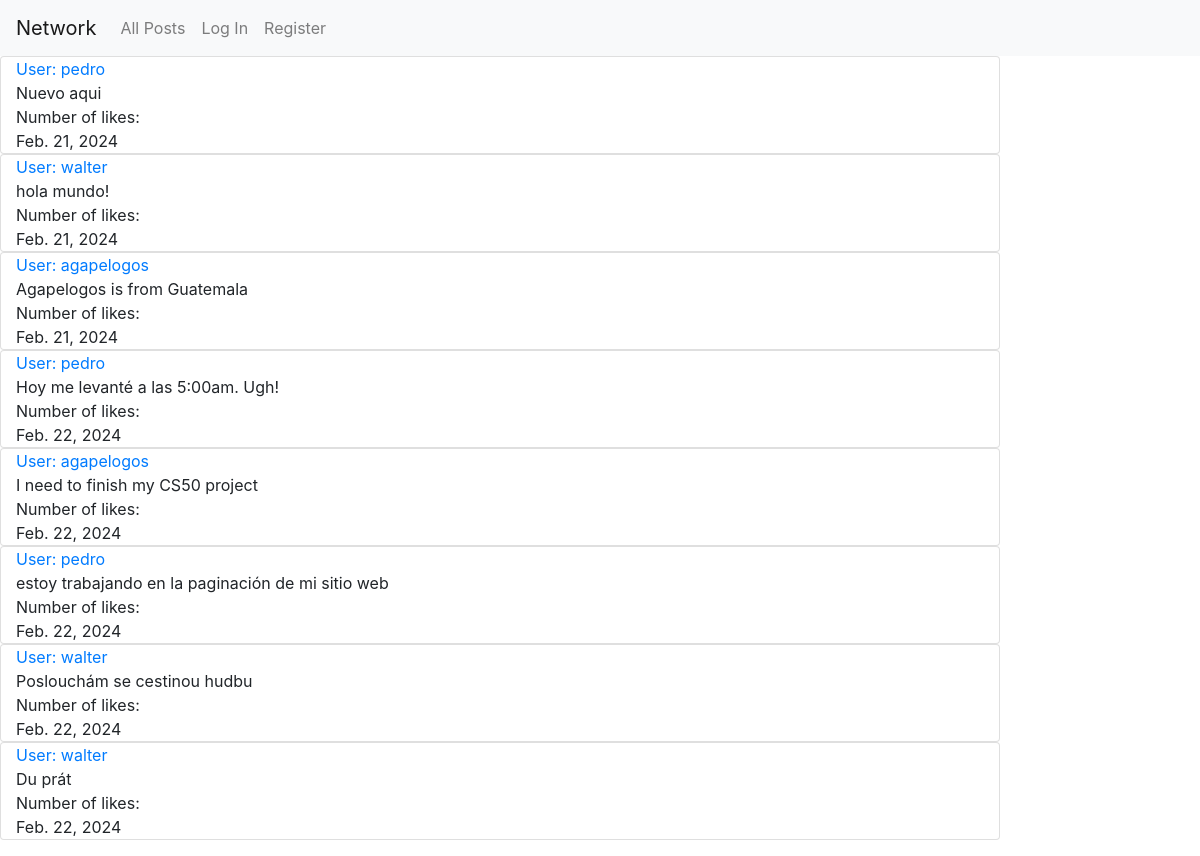
The page / on the database its author committed.
### network/models.py (models this page shows, shortened)
class Post(models.Model):
    user = models.ForeignKey(User, on_delete=models.CASCADE, blank=True, null=True, related_name="poster")
    post = models.CharField(max_length=64)
    date = models.DateField()

class User(AbstractUser):
    pass
    def __str__(self):
        return self.username

### network/views.py (the view)
# urls.py: path("", views.index, name="index"),
def index(request):
    if request.user.is_authenticated:
        posts = Post.objects.all().order_by("-date")
        paginator = Paginator(posts, 2) #show 2 posts per page
        page_number = request.GET.get('page')
        page_obj = paginator.get_page(page_number)
        return render(request, "network/index.html", {
            "page_obj": page_obj,
        })
    else:
        posts = Post.objects.all()
        return render(request, "network/index.html", {
            "posts": posts,
        })

### network/templates/network/index.html
{% extends "network/layout.html" %}
{% block body %}
{% if user.is_authenticated %}
    <h1> All Posts</h1>
    <div>
        <form action="{% url 'new_post' %}" method="post">
            {% csrf_token %}
            <div class="mb-3 card col-10">
                <div class="mb-3">
                    <label for="post" class="form-label">New Post</label>
                </div>
                <div class="mb-3">
                    <textarea class="form-control" name="text-compose" rows="2"></textarea>
                </div>
                <input class="btn btn-primary" type="submit" value="Post">
            </div>
        </form>
        <div class="mb-3">
            {% for post in page_obj %}
            <div class="card col-10">
                <div><a id="users" class="" href="{% url 'profile' user_id=post.user.id %}"> User: {{ post.user }}</a></div>
                <div>{{ post.post }}</div>
                <div>Number of likes: {{post.likes}}</div>
                <div>{{ post.date }}</div>
            </div>
            {% endfor %}
        </div>
    </div>
    <div>
        <nav aria-label="Page navigation example">
            <ul class="pagination">
                {% if page_obj.has_previous %}
                <li class="page-item"><a class="page-link" href="?page={{ page_obj.previous_page_number }}">Previous</a></li>
                {% endif %}
                {% if page_obj.has_next %}
                <li class="page-item"><a class="page-link" href="?page={{ page_obj.next_page_number }}">Next</a></li>
                {% endif %}
            </ul>
          </nav>
    </div>
{% else %}
<div class="mb-3">
    {% for post in posts %}
    <div class="card col-10">
        <div><a id="users" class="" href="{% url 'profile' user_id=post.user.id %}"> User: {{ post.user }}</a></div>
        <div>{{ post.post }}</div>
        <div>Number of likes: {{post.likes}}</div>
        <div>{{ post.date }}</div>
    </div>
    {% endfor %}
</div>
{% endif %}
{% endblock %}

### rows shown on the page
Post: user "pedro", post "Nuevo aqui", date "Feb. 21, 2024"
Post: user "walter", post "hola mundo!", date "Feb. 21, 2024"
Post: user "agapelogos", post "Agapelogos is from Guatemala", date "Feb. 21, 2024"
Post: user "pedro", post "Hoy me levanté a las 5:00am. Ugh!", date "Feb. 22, 2024"
Post: user "agapelogos", post "I need to finish my CS50 project", date "Feb. 22, 2024"
Post: user "pedro", post "estoy trabajando en la paginación de mi sitio web", date "Feb. 22, 2024"
Post: user "walter", post "Poslouchám se cestinou hudbu", date "Feb. 22, 2024"
Post: user "walter", post "Du prát", date "Feb. 22, 2024"
